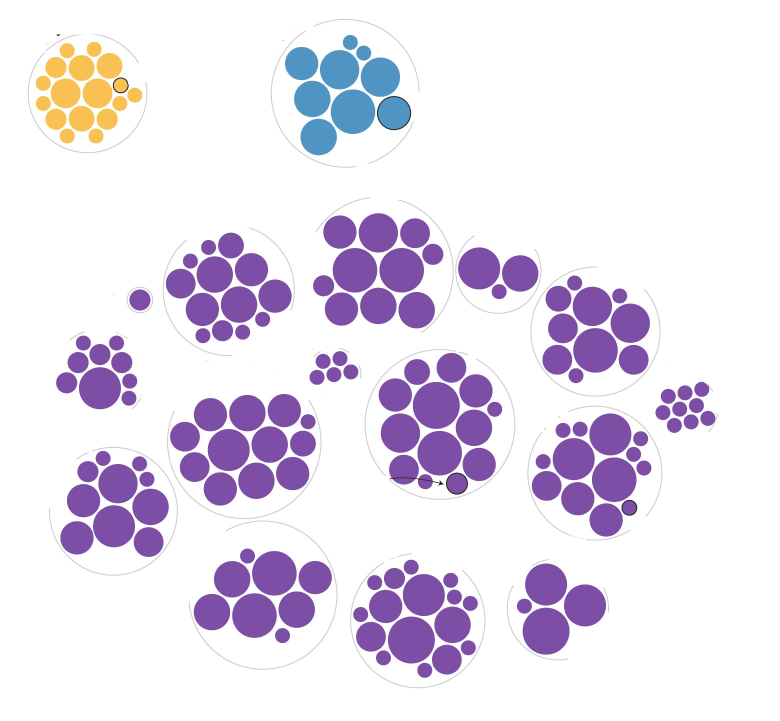
#> input picture Untitled.png, 1560 x 1442 px, found by its file name (shown at 1/2 size)
$ jupyter execute --allow-errors Untitled0.ipynb   (shell and % lines are left out)
#> lines starting #> are read from the running program, lines starting #| are printed output that depends on the picture; after the words box and inside, x2 and y2 are one past the last pixel; in counts of white or black regions, pixels touching at a corner belong together
[cell 1]
import cv2
import numpy as np
from google.colab.patches import cv2_imshow
import pandas as pd

[cell 2]
image_path = '/content/drive/MyDrive/Colab Notebooks/bbb/Untitled.png'
image_path1='/content/drive/MyDrive/Colab Notebooks/bbb/Untitled1.png'
image = cv2.imread(image_path, cv2.IMREAD_COLOR)
#> image is the input picture: shape (1442, 1560, 3); mean B, G, R 237.6, 224.2, 231

[cell 3]
gray_image = cv2.cvtColor(image, cv2.COLOR_BGR2GRAY)
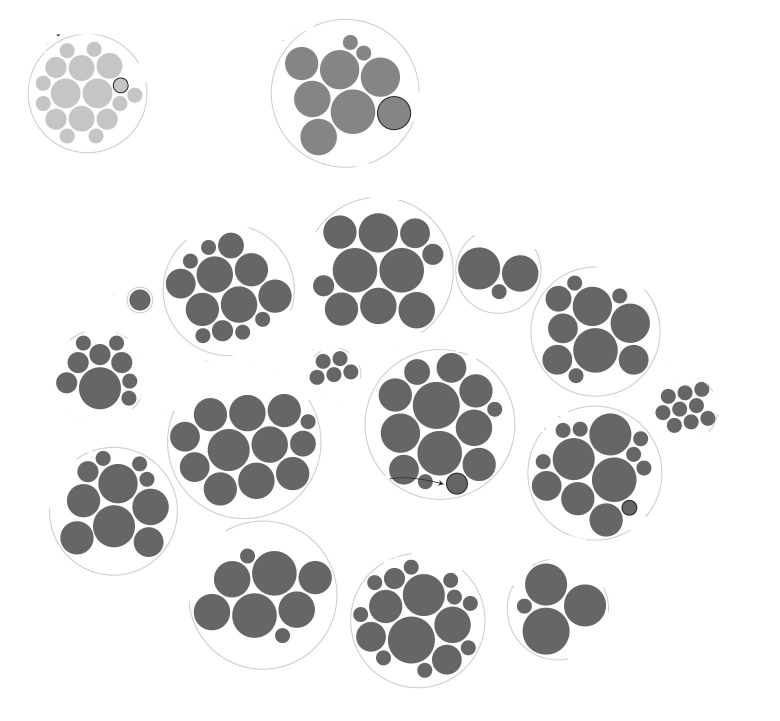
#> gray_image: shape (1442, 1560) (shown at 1/2 size); min 19, max 255, mean 227.8
blurred_image = cv2.medianBlur(gray_image, 5)

[cell 4]
circles = cv2.HoughCircles(gray_image, cv2.HOUGH_GRADIENT, dp=1, minDist=30, param1=45, param2=45, minRadius=10, maxRadius=80)
#> circles = 162 rows, first 8: [508.5, 1230.5, 44.9], [872.5, 810.5, 46.5], [477.5, 608.5, 36.6], [1091.5, 1262.5, 46.6], [1227.5, 958.5, 44.1], [199.5, 776.5, 41.6], [878.5, 906.5, 44.3], [705.5, 223.5, 44.1]

[cell 5]
detected_circles=np.int_(np.around(circles))
#> detected_circles = 162 rows, first 8: [508, 1230, 45], [872, 810, 46], [478, 608, 37], [1092, 1262, 47], [1228, 958, 44], [200, 776, 42], [878, 906, 44], [706, 224, 44]

[cell 6]
detected_circles
#> Out has the same summary as detected_circles

[cell 7]
image = cv2.imread(image_path, cv2.IMREAD_COLOR)
for(x, y, r) in detected_circles[0,:]:
  cv2.circle(image, (x,y), r, (0,255,0), 3)
  cv2.circle(image, (x,y), 2, (0,255,0), 3)
#> this loop made 162 passes
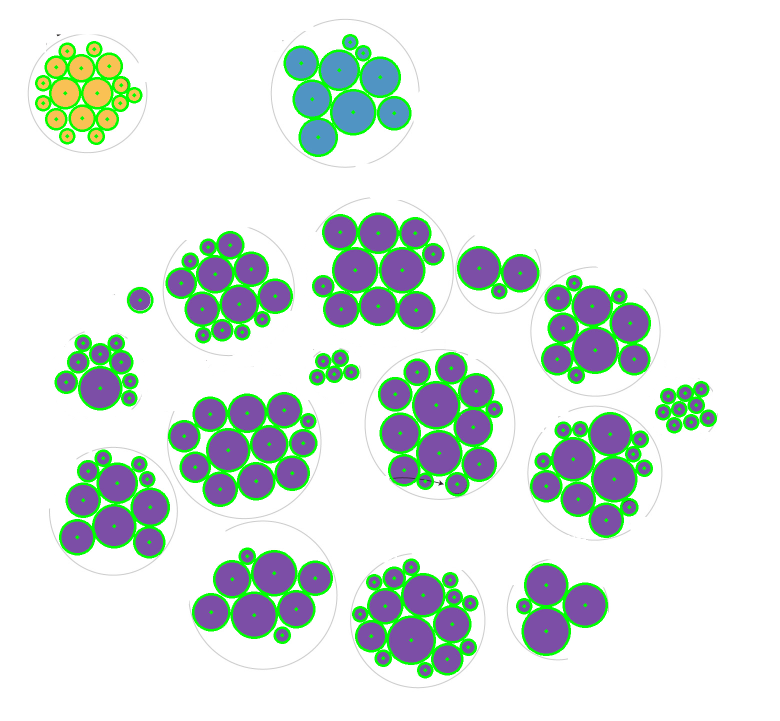
#> image: shape (1442, 1560, 3) (shown at 1/2 size); 6.1% of pixels changed, all inside (x1, y1, x2, y2) = (70, 68, 1434, 1357)

[cell 8]
cv2_imshow(image)

[cell 9]
cv2_imshow(gray_image)

[cell 10]
print(gray_image.shape)
#| (1442, 1560)

[cell 11]
image = cv2.imread(image_path1, cv2.IMREAD_COLOR)
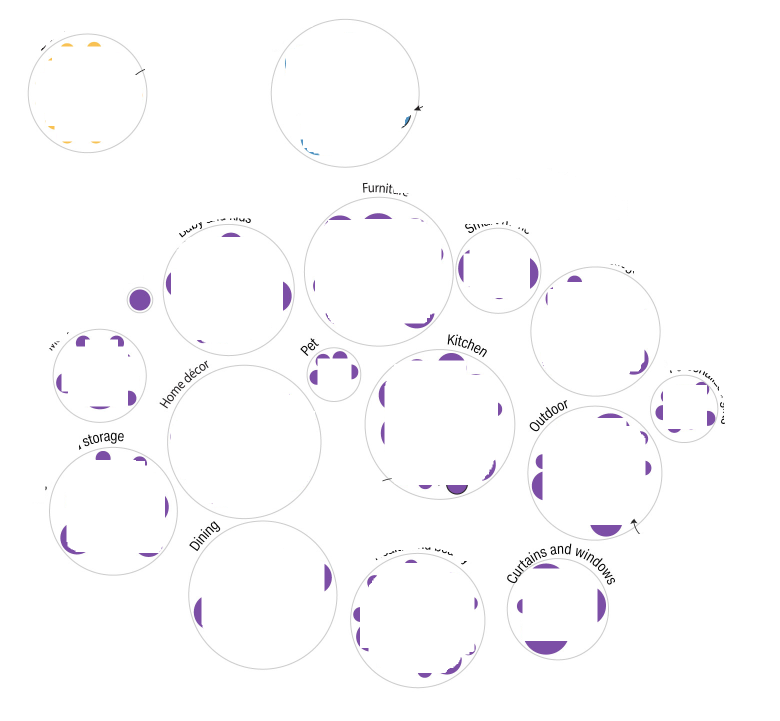
#> input picture Untitled1.png, 1560 x 1442 px, found by its file name (shown at 1/2 size)
#> image is the input picture: shape (1442, 1560, 3); mean B, G, R 252.7, 251.8, 252.3
gray_image = cv2.cvtColor(image, cv2.COLOR_BGR2GRAY)
blurred_image = cv2.medianBlur(gray_image, 5)
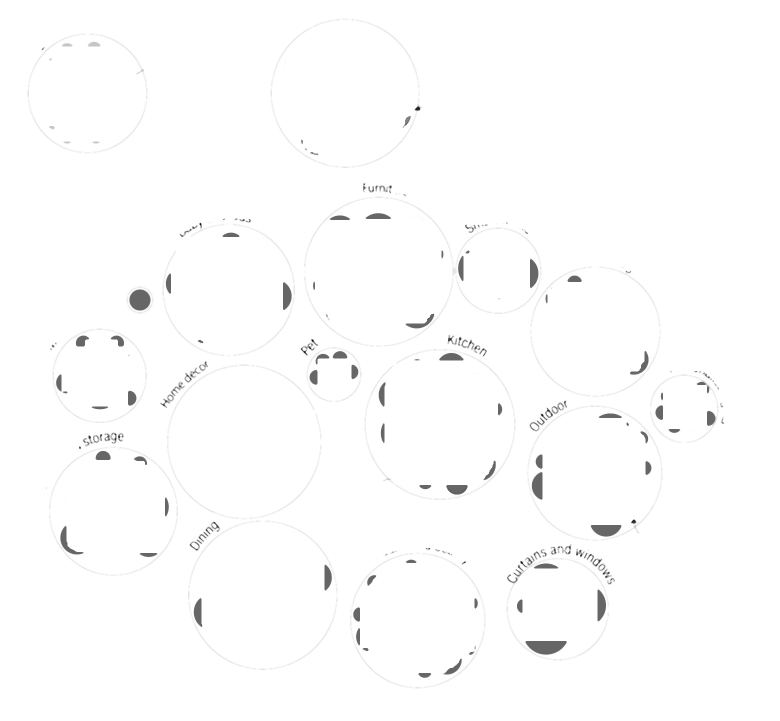
#> blurred_image: shape (1442, 1560) (shown at 1/2 size); min 8, max 255, mean 252.7
circles1 = cv2.HoughCircles(gray_image, cv2.HOUGH_GRADIENT, dp=1, minDist=30, param1=50, param2=50, minRadius=10, maxRadius=160)
#> circles1 = 17 rows, first 8: [487.5, 883.5, 154.5], [174.5, 186.5, 119.8], [758.5, 542.5, 148.9], [525.5, 1189.5, 147.4], [689.5, 185.5, 148.7], [458.5, 579.5, 131.1], [836.5, 1240.5, 134.6], [1189.5, 661.5, 129.5]

[cell 12]
detected_circles1=np.int_(np.around(circles1))
#> detected_circles1 = 17 rows, first 8: [488, 884, 154], [174, 186, 120], [758, 542, 149], [526, 1190, 147], [690, 186, 149], [458, 580, 131], [836, 1240, 135], [1190, 662, 130]
for(x, y, r) in detected_circles1[0,:]:
  cv2.circle(image, (x,y), r, (0,255,0), 3)
  cv2.circle(image, (x,y), 2, (0,255,0), 3)
  cv2.putText(image, str(x)+" " +str(y), (x,y), cv2.FONT_HERSHEY_SIMPLEX,
                   1, (255, 0, 0), 2, cv2.LINE_AA)
#> this loop made 17 passes
#> (x, y, r) on passes 1 to 12: (488, 884, 154), (174, 186, 120), (758, 542, 149), (526, 1190, 147), (690, 186, 149), (458, 580, 131), (836, 1240, 135), (1190, 662, 130), (878, 848, 149), (226, 1022, 128), (1188, 946, 134), (996, 542, 85)
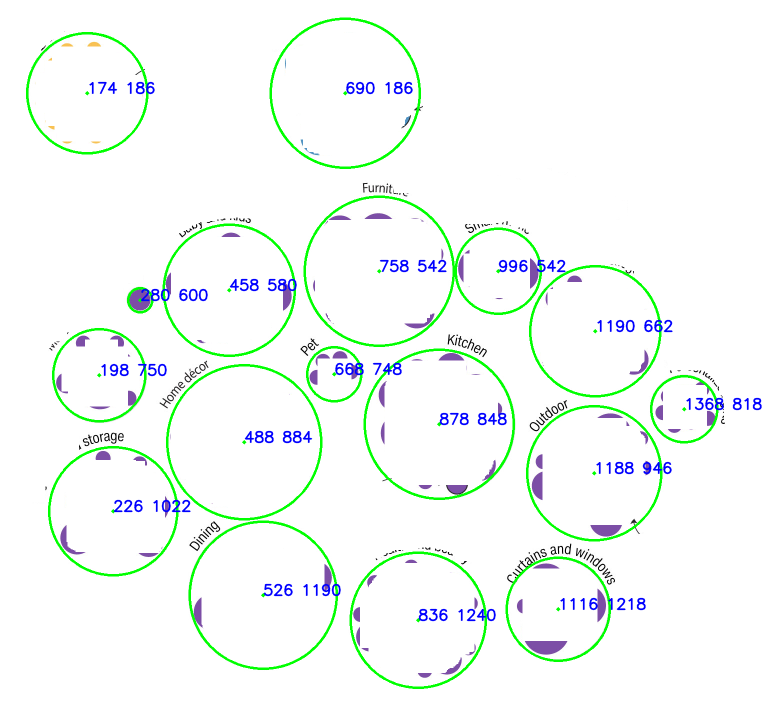
#> image: shape (1442, 1560, 3) (shown at 1/2 size); 3.97% of pixels changed, all inside (x1, y1, x2, y2) = (52, 35, 1524, 1378)
cv2_imshow(image)

[cell 13]
category=['Bed', 'More', 'Cleaning and storage', 'Holiday', 'Baby and kids', 'Home decor', 'Dining', 'Pet', 'Bath', 'Furniture', 'Health and Beauty', 'Kitchen', 'Smart home', 'Curtains and windows', 'Outdoor', 'College', 'Personalized gifts']

[cell 14]
cv2_imshow(blurred_image)

[cell 15]
detected_circles1
#> Out has the same summary as detected_circles1

[cell 16]
count=0
for(x1, y1, r1) in detected_circles1[0,:]:
  for(x2, y2, r2) in detected_circles[0,:]:
    if(np.sqrt((x1-x2)**2 + (y1-y2)**2) <= r1):
      count+=1
#> this loop made 17 passes
#> after the loop, count = 162

if(count==len(detected_circles[0,:])):
  print('All circles classified')
else:
  print(count, len(detected_circles[0,:]))

[cell 17]
detected_circles
#> Out has the same summary as detected_circles

[cell 18]
len(detected_circles1[0,:])
#> Out = 17

[cell 19]
len(category)

[cell 20]
detected_circles2=sorted(detected_circles1[0,:], key=lambda x: x[0])
#> detected_circles2 = 17 items, first 6: [174, 186, 120], [198, 750, 92], [226, 1022, 128], [280, 600, 24], [458, 580, 131], [488, 884, 154]

[cell 21]
detected_circles2
#> Out has the same summary as detected_circles2

[cell 22]
count=0
data1={'category':[], 'value_radius':[]}
for i, (x1, y1, r1) in enumerate(detected_circles2):
  for(x2, y2, r2) in detected_circles[0,:]:
    if(np.sqrt((x1-x2)**2 + (y1-y2)**2) <= r1):
      count+=1
      data1['category'].append(category[i])
      data1['value_radius'].append(r2)
#> this loop made 17 passes
#> after the loop, count = 162

if(count==len(detected_circles[0,:])):
  print('All circles classified')
else:
  print(count, len(detected_circles[0,:]))
